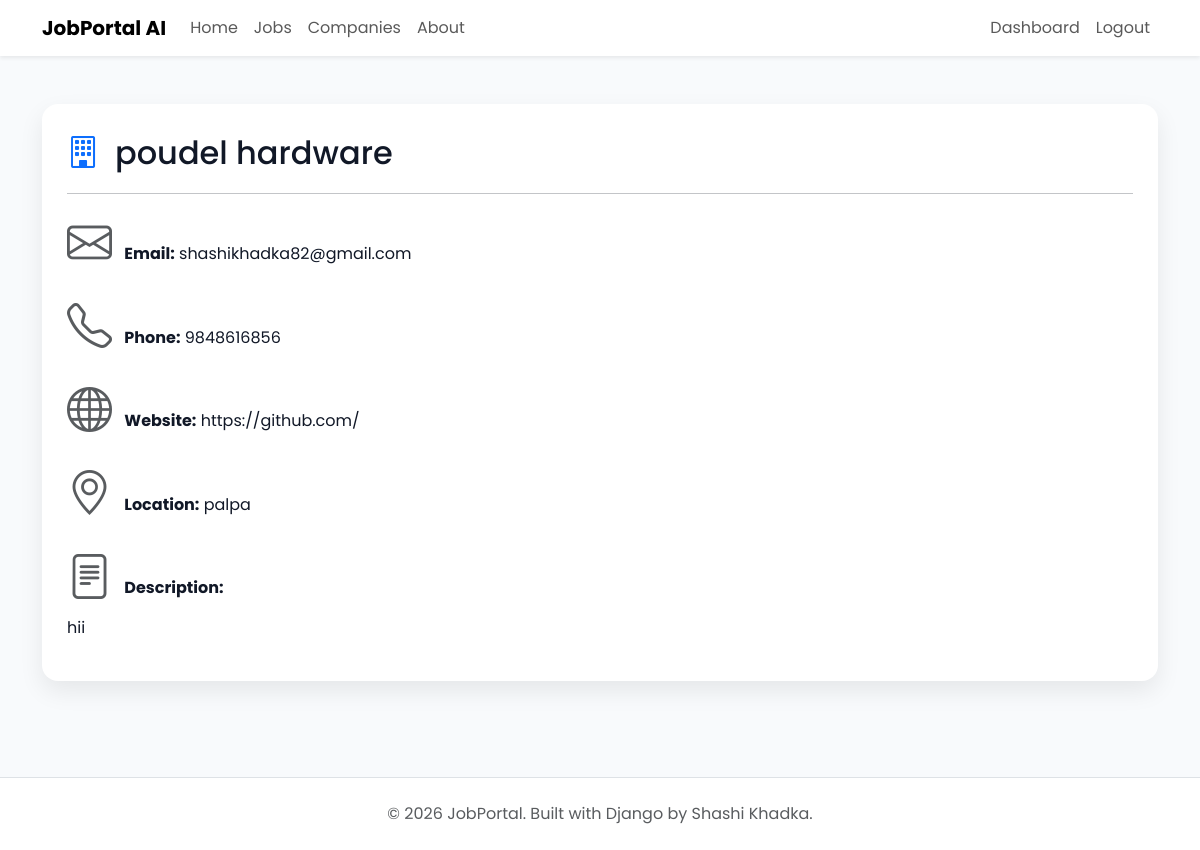
/company/poudel-hardware/ (signed in), run on the app's committed database.
### companies/models.py (models this page shows, shortened)
class Company(models.Model):
    owner = models.OneToOneField(settings.AUTH_USER_MODEL,on_delete=models.CASCADE,related_name="company")
    company_name = models.CharField(max_length=200)
    slug = models.SlugField(unique=True, blank=True)
    logo = models.ImageField( upload_to="company_logos/", blank=True, null=True)
    description = models.TextField()
    website = models.URLField(blank=True)
    email = models.EmailField()
    phone = models.CharField(max_length=20)
    address = models.TextField()
    location = models.CharField(max_length=255)
    city = models.CharField(max_length=100)
    country = models.CharField(max_length=100)
    established_date = models.DateField()
    employee_count = models.PositiveIntegerField()
    created_at = models.DateTimeField(auto_now_add=True)
    updated_at = models.DateTimeField(auto_now=True)

### companies/views.py (the view)
# urls.py: path("<slug:slug>/", views.company_detail, name="company-detail"),
@login_required
def company_detail(request, slug):
    company = get_object_or_404( Company,slug=slug )
    return render( request,"companies/company_detail.html",{"company": company})

### templates/companies/company_detail.html (shortened to what this page needs)
{% extends "base.html" %}
{% block content %}
<div class="custom-card">
    <div class="d-flex align-items-center mb-3">
        <i class="bi bi-building text-primary" style="font-size: 32px;"></i>
        <h2 class="mb-0 ms-3">{{ company.company_name }}</h2>
    </div>
    <hr>
    <p>
        <i class="bi bi-envelope text-muted me-2"></i>
        <strong>Email:</strong> {{ company.email }}
    </p>
    <p>
        <i class="bi bi-telephone text-muted me-2"></i>
        <strong>Phone:</strong> {{ company.phone }}
    </p>
    <p>
        <i class="bi bi-globe text-muted me-2"></i>
        <strong>Website:</strong> {{ company.website }}
    </p>
    <p>
        <i class="bi bi-geo-alt text-muted me-2"></i>
        <strong>Location:</strong> {{ company.location }}
    </p>
    <p class="mb-1">
        <i class="bi bi-file-text text-muted me-2"></i>
        <strong>Description:</strong>
    </p>
    <p>{{ company.description }}</p>
</div>
{% endblock %}

### static/css/variables.css (style rules this page uses)
:root { --primary:#4F46E5; --primary-hover:#4338CA; --secondary:#6366F1; --success:#22C55E; --danger:#EF4444; --warning:#F59E0B; --dark:#0F172A; --gray:#64748B; --light:#F8FAFC; --white:#FFFFFF; --border:#E2E8F0; --shadow:0 8px 30px rgba(0,0,0,.08); --radius:12px; }

### static/css/main.css (style rules this page uses)
* { margin:0; padding:0; box-sizing:border-box; }
body { font-family:'Poppins',sans-serif; background:var(--light); color:var(--dark); }

### static/css/components.css (style rules this page uses)
.custom-card { background:white; border-radius:14px; padding:25px; box-shadow:var(--shadow); transition:.3s; }

### static/css/style.css (style rules this page uses)
* { margin:0; padding:0; box-sizing:border-box; }
body { font-family:'Poppins',sans-serif; background:var(--light); color:var(--dark); }

### static/css/dashboard.css (style rules this page uses)
.custom-card { background:white; border-radius:16px; padding:25px; box-shadow:0 10px 25px rgba(0,0,0,.08); transition:.3s; }
.custom-card i { font-size:45px; }
:root { --primary:#4F46E5; --success:#22C55E; --warning:#F59E0B; --danger:#EF4444; --bg:#F6F8FC; --card:#ffffff; --text:#1E293B; --muted:#64748B; --border:#E5E7EB; }
body { background:var(--bg); }
:root { --primary:#2563eb; --primary-dark:#1d4ed8; --primary-light:#eef4ff; --success:#16a34a; --warning:#f59e0b; --danger:#ef4444; --text:#111827; --text-light:#6b7280; --border:#e5e7eb; --white:#ffffff; --background:#f8fafc; --radius:18px; --radius-sm:12px; --shadow:0 10px 30px rgba(0,0,0,.06); --shadow-hover:0 18px 40px rgba(37,99,235,.15); --transition:.25s ease; }
* { box-sizing:border-box; }
body { background:var(--background); font-family:"Poppins", sans-serif; color:var(--text); -webkit-font-smoothing:antialiased; }

### data on the page
Company: company_name "poudel hardware", email "shashikhadka82@gmail.com", phone "9848616856", website "https://github.com/", location "palpa", description "hii"
